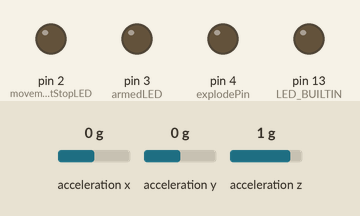
Bench run of a sketch on a simulated Arduino Uno, built with avr-gcc and run on an emulated ATmega328P. Shown: output pins drawn as LEDs (lit = HIGH). Wiring (inferred from the names in the program): ADXL345 accelerometer at I2C address 0x53. The inputs (shaded band) are chosen by the test bench; at power-on: acceleration x 0 g, acceleration y 0 g, acceleration z 1 g.

Above: at 1.2 s.
1.3 s: acceleration x set to -0.4 g
At 2.3 s:
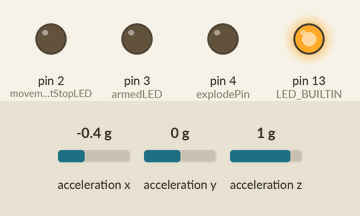
2.8 s: acceleration x set to 0 g
At 3.4 s:
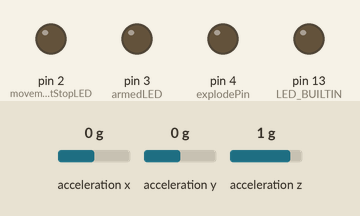
4.3 s: acceleration x set to -1.4 g
At 9.6 s:
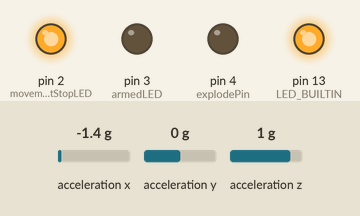
Timing chart, 0 to 11.1 s (numbered marks = the images above; inputs shaded):
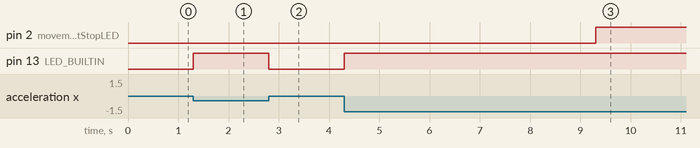

The sketch:

Accelerometer.ino
```cpp
#include <Wire.h>                   // Wire library - used for I2C communication
#include <TimerOne.h>

const int xOffset = -3;             // Use Serial Plotter to adjust the values!
const int yOffset = 0;
const int zOffset = 1;

const int ADXL345 = 0x53;           // The ADXL345 sensor I2C address
const int movementStopLED = 2;
const int armedLED = 3;
const int explodePin = 4;
const int explodeToResistorPin = 5;
const unsigned long oneTenthOfSecond = 100000;
const unsigned long movementDelay = 50;   // There must be at least movementDelay / 10 seconds of the constant movement...
const unsigned long idleDelay = 600;      // And at least idleDelay / 10 seconds to arm the bomb
const float movementDelta = 0.03;         // Sensitivity threshold

float x, y, z;
unsigned long secondsCount = 0;
bool isMovementStopped = false;
bool isArmed = false;


void setup()
{
  pinMode(movementStopLED, OUTPUT);
  pinMode(armedLED, OUTPUT);
  pinMode(explodePin, OUTPUT);
  pinMode(explodeToResistorPin, INPUT);
  pinMode(LED_BUILTIN, OUTPUT);

  digitalWrite(movementStopLED, LOW);
  digitalWrite(armedLED, LOW);
  digitalWrite(explodePin, LOW);
  digitalWrite(LED_BUILTIN, LOW);

  Timer1.initialize(oneTenthOfSecond);
  Timer1.attachInterrupt(onTimer);

  // Accelerometer Calibration
  //X-axis
  Wire.beginTransmission(ADXL345);
  Wire.write(0x1E);                 // X-axis offset register
  Wire.write(xOffset);
  Wire.endTransmission();
  delay(10);

  //Y-axis
  Wire.beginTransmission(ADXL345);
  Wire.write(0x1F);                 // Y-axis offset register
  Wire.write(yOffset);
  Wire.endTransmission();
  delay(10);

  //Z-axis
  Wire.beginTransmission(ADXL345);
  Wire.write(0x20);                 // Z-axis offset register
  Wire.write(zOffset);
  Wire.endTransmission();
  delay(10);

  Wire.begin();                     // Initiate the Wire library

  // Set ADXL345 in measuring mode
  Wire.beginTransmission(ADXL345);  // Start communicating with the device
  Wire.write(0x2D);                 // Access/ talk to POWER_CTL Register - 0x2D

  // Enable measurement
  Wire.write(8);                    // (8dec -> 0000 1000 binary) Bit D3 High for measuring enable
  Wire.endTransmission();
  delay(10);
}


void loop() {}


void onTimer(void)
{
  interrupts();
  Wire.beginTransmission(ADXL345);
  Wire.write(0x32);                         // Start with register 0x32 (ACCEL_XOUT_H)
  Wire.endTransmission(false);
  Wire.requestFrom(ADXL345, 6, true);       // Read 6 registers total, each axis value is stored in 2 registers

  x = ( Wire.read() | Wire.read() << 8);     // X-axis value
  y = ( Wire.read() | Wire.read() << 8);     // Y-axis value
  z = ( Wire.read() | Wire.read() << 8);     // Z-axis value

  float a = sqrt(x * x + y * y + z * z) / 256;
  noInterrupts();

  //

  if (isMovementStopped == false)
  {
    if (secondsCount < movementDelay)
    {
      if (abs(a) >= 1 + movementDelta)
        secondsCount++;
      else
        secondsCount = 0;
    }
    else
    {
      secondsCount = 0;
      isMovementStopped = true;
      digitalWrite(movementStopLED, HIGH);
    }
  }
  else
  {
    if (secondsCount < idleDelay)
    {
      if (abs(a) < 1 + movementDelta)
        secondsCount++;
      else
        secondsCount = 0;
    }
    else
    {
      isArmed = true;
      digitalWrite(movementStopLED, LOW);
      digitalWrite(armedLED, HIGH);
    }
  }

  if (isArmed && abs(a) >= 1 + movementDelta)
    digitalWrite(explodePin, HIGH);

  if (abs(a) >= 1 + movementDelta)
    digitalWrite(LED_BUILTIN, HIGH);
  else
    digitalWrite(LED_BUILTIN, LOW);
}

// For a range of +-2g, we need to divide the raw values by 256, according to the datasheet
```

Measured:
- the behaviour switches between -0.2 and -0.3 g on acceleration x (found by bisection; images 0 and 1)
- after the input at 1.3 s, pin 13 (LED_BUILTIN): LOW → HIGH at once
- after the input at 2.8 s, pin 13 (LED_BUILTIN): HIGH → LOW at once
- after the input at 4.3 s, pin 2 (movementStopLED): LOW → HIGH after 5.0 s; pin 13 (LED_BUILTIN): LOW → HIGH at once
